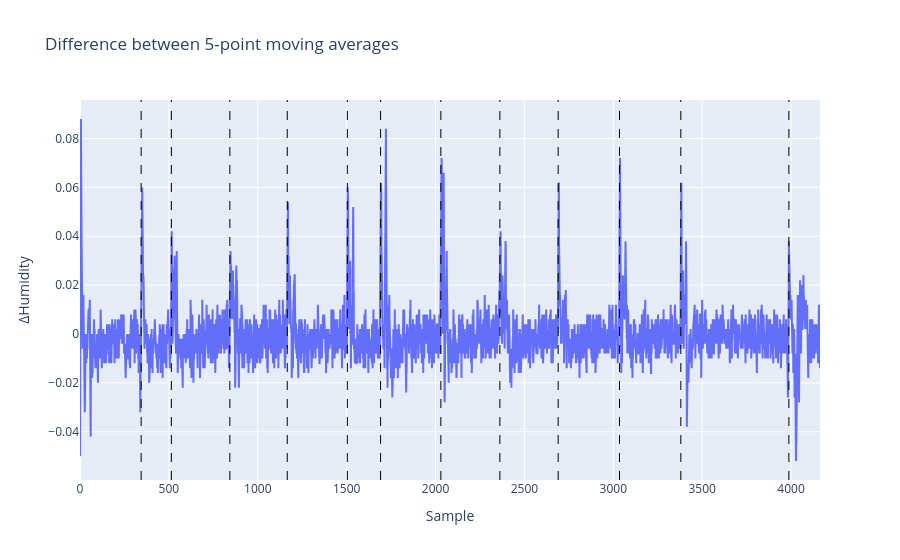

Notebook cell for this chart:
### Code cell
diff_peak_locs = [344, 514, 843, 1166, 1504, 1691, 2030, 2362, 2690, 3035, 3380, 3988] # Peak onsets, not centered

# Plot 3: First "derivative" of 5-point moving average + peaks
fig3 = go.Figure()
fig3.add_trace(go.Scatter(y=diff_mean_hum, mode='lines', name='ΔHumidity (Moving Avg Diff)'))
fig3.update_layout(title='Difference between 5-point moving averages', xaxis_title='Sample', yaxis_title='ΔHumidity')
for loc in diff_peak_locs:
    fig3.add_vline(x=loc, line_width=1, line_dash='dash', line_color='black')
fig3.show()

### Figure 1 — Plotly figure (JSON) as saved in the notebook; plotly's stock layout.template omitted (floating-point values rounded to 4 significant figures; data arrays with more than 128 entries replaced by an {"elided": "..."} marker saying what was removed)
{"data": [{"mode": "lines", "name": "ΔHumidity (Moving Avg Diff)", "type": "scatter", "y": {"elided": "4164 float values"}}], "layout": {"shapes": [{"line": {"color": "black", "dash": "dash", "width": 1}, "type": "line", "x0": 344, "x1": 344, "xref": "x", "y0": 0, "y1": 1, "yref": "y domain"}, {"line": {"color": "black", "dash": "dash", "width": 1}, "type": "line", "x0": 514, "x1": 514, "xref": "x", "y0": 0, "y1": 1, "yref": "y domain"}, {"line": {"color": "black", "dash": "dash", "width": 1}, "type": "line", "x0": 843, "x1": 843, "xref": "x", "y0": 0, "y1": 1, "yref": "y domain"}, {"line": {"color": "black", "dash": "dash", "width": 1}, "type": "line", "x0": 1166, "x1": 1166, "xref": "x", "y0": 0, "y1": 1, "yref": "y domain"}, {"line": {"color": "black", "dash": "dash", "width": 1}, "type": "line", "x0": 1504, "x1": 1504, "xref": "x", "y0": 0, "y1": 1, "yref": "y domain"}, {"line": {"color": "black", "dash": "dash", "width": 1}, "type": "line", "x0": 1691, "x1": 1691, "xref": "x", "y0": 0, "y1": 1, "yref": "y domain"}, {"line": {"color": "black", "dash": "dash", "width": 1}, "type": "line", "x0": 2030, "x1": 2030, "xref": "x", "y0": 0, "y1": 1, "yref": "y domain"}, {"line": {"color": "black", "dash": "dash", "width": 1}, "type": "line", "x0": 2362, "x1": 2362, "xref": "x", "y0": 0, "y1": 1, "yref": "y domain"}, {"line": {"color": "black", "dash": "dash", "width": 1}, "type": "line", "x0": 2690, "x1": 2690, "xref": "x", "y0": 0, "y1": 1, "yref": "y domain"}, {"line": {"color": "black", "dash": "dash", "width": 1}, "type": "line", "x0": 3035, "x1": 3035, "xref": "x", "y0": 0, "y1": 1, "yref": "y domain"}, {"line": {"color": "black", "dash": "dash", "width": 1}, "type": "line", "x0": 3380, "x1": 3380, "xref": "x", "y0": 0, "y1": 1, "yref": "y domain"}, {"line": {"color": "black", "dash": "dash", "width": 1}, "type": "line", "x0": 3988, "x1": 3988, "xref": "x", "y0": 0, "y1": 1, "yref": "y domain"}], "title": {"text": "Difference between 5-point moving averages"}, "xaxis": {"title": {"text": "Sample"}}, "yaxis": {"title": {"text": "ΔHumidity"}}}}
